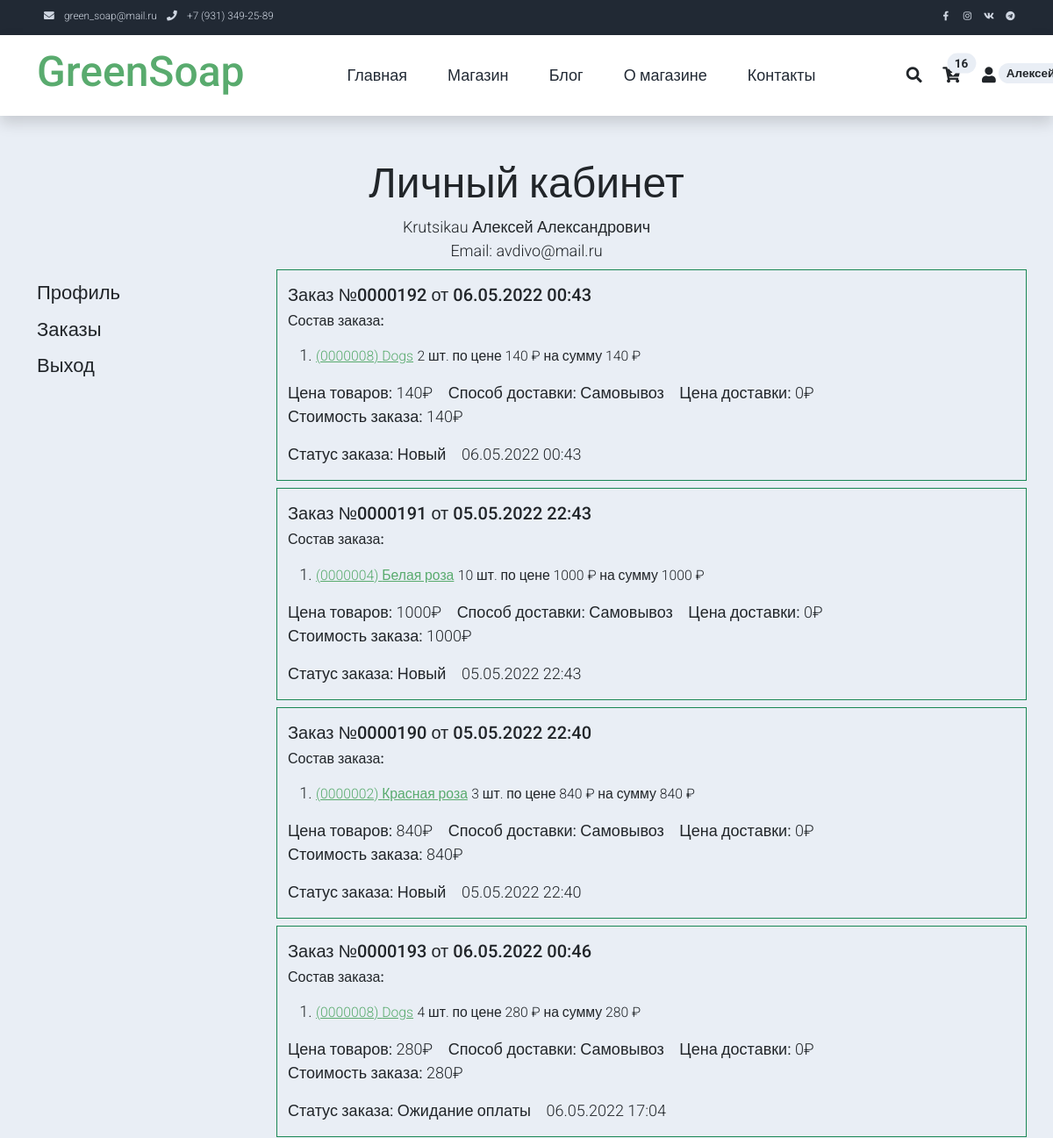
The page /accounts/profile/orders/ (signed in, upper part) on the database as committed earlier.
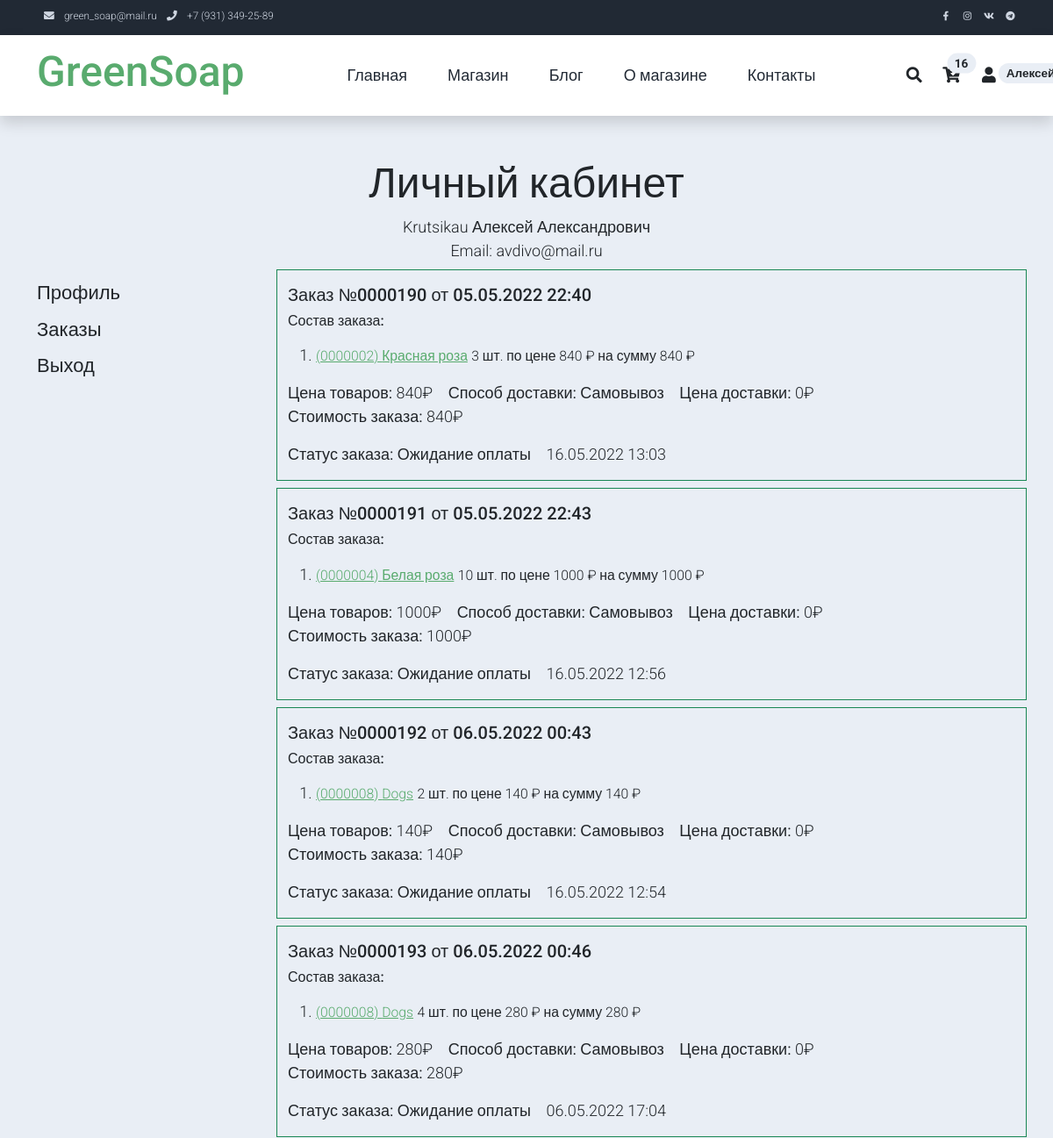
The same page on the database as committed later.
### order/models.py (models this page shows, shortened)
class Order(models.Model):
    number = models.CharField(max_length=8, blank=True, default=None, null=True, verbose_name=u'Номер заказа')  # Номер заказа
    price_delivery = models.IntegerField(default=0, blank=True, null=True,
                                         verbose_name=u'Цена доставки')  # Цена доставки
    price_individual = models.IntegerField(default=0, blank=True, null=True,
                                           verbose_name=u'Индивидуальная цена')  # Устанавливается продавцом и принимается за окончательную
    status = models.ForeignKey(StatusOrder, on_delete=models.PROTECT, default=1,
                               verbose_name=u'Статус')  # Связь с таблицей статусов
    delivery_method = models.ForeignKey(DeliveryMethod, on_delete=models.PROTECT, default=1,
                                        verbose_name=u'Метод доставки')  # Связь с таблицей методов доставки
    price_product = models.IntegerField(default=0,
                                        verbose_name=u'Цена товаров')  # Цена за товар, рассчитывается автоматически
    price_total = models.IntegerField(default=0,
                                      verbose_name=u'Итоговая цена')  # Итоговая цена заказа Цена товара + цена доставки
    description = models.TextField(blank=True, null=True, verbose_name=u'Комментарий')  # Комментарий
    created = models.DateTimeField(default=now,
                                   verbose_name=u'Дата создания')  # Давта создания заказа
    updated = models.DateTimeField(default=now,
                                   verbose_name=u'Дата изменения')  # Давта изменения заказа
    user = models.ForeignKey(settings.AUTH_USER_MODEL, on_delete=models.DO_NOTHING, blank=True, null=True, verbose_name=u'Заказчик')  # Ссылка на таблицу с User
    class Meta:
        verbose_name = 'Заказ'
        verbose_name_plural = 'Заказы'

class ProductInOrder(models.Model):
    product = models.ForeignKey(Product, blank=True, null=True, default=None,
                                on_delete=models.PROTECT)  # Связь с Товаром
    order = models.ForeignKey(Order, blank=True, null=True, default=None,
                              on_delete=models.CASCADE)  # Связь с Заказом
    quantity = models.IntegerField(default=1)  # Количество товара
    price_selling = models.IntegerField(default=0)  # Цена товара на момент покупки
    class Meta:
        verbose_name = 'Товар в заказе'
        verbose_name_plural = 'Товары в заказах'

class DeliveryMethod(models.Model):
    name = models.CharField(max_length=32, blank=True, null=True)  # Способ доставки
    def __str__(self):
        return self.name
    class Meta:
        verbose_name = 'Метод доставки'
        verbose_name_plural = 'Методы доставки'

class StatusOrder(models.Model):
    name = models.CharField(max_length=32, blank=True, null=True)  # Название статуса
    def __str__(self):
        return self.name
    class Meta:
        verbose_name = 'Статус заказа'
        verbose_name_plural = 'Статусы заказов'

### product/models.py (models this page shows, shortened)
class Product(models.Model):
    name = models.CharField(max_length=128, verbose_name=u'Название')  # Название товара
    category = models.ForeignKey(Category, on_delete=models.PROTECT,
                                 verbose_name=u'Категория')  # К какой категории относится товар
    alias = models.CharField(max_length=64, blank=False, unique=True, default='!!!', verbose_name=u'Псевдоним')  # Псевдоним поля
    holiday = models.ManyToManyField(Holiday, default='1', blank=False,
                                 verbose_name=u'Праздник')  # К какому празднику подходит товар
    description = models.TextField(blank=True, verbose_name=u'Описание')  # Описание товара
    price = models.IntegerField(default=0, verbose_name=u'Цена')  # Цена за единицу
    quantity = models.IntegerField(default=0, verbose_name=u'Остаток')  # Остаток на складе
    popular = models.IntegerField(default=0, verbose_name=u'Популярность')  # Популярность товара
    discount = models.IntegerField(default=0, verbose_name=u'Скидка')  # Скидка (сумма скидки, не %)
    active = models.BooleanField(default=True, verbose_name=u'Активен')  # Товар Активен
    article = models.CharField(max_length=8,
                               blank=True, default=None,
                               verbose_name=u'Артикль')  # Артикль (получается с применением префикса PRODUCT_PREFIX)
    class Meta:
        verbose_name = 'Товар'
        verbose_name_plural = 'Товары'

### shop/views.py (the view)
# urls.py: path('accounts/profile/', ProfilePage.as_view(), name="profile"),
class ProfilePage(TemplateView):
    template_name = "registration/profile.html"
    def dispatch(self, request, *args,  **kwargs):
        chapter = 'profile'
        if 'data' in kwargs:
            chapter = kwargs['data']
        if request.user.is_authenticated:
            if 'return' not in request.session:
                request.session['return'] = 'index'
            profile_data = Profile.objects.get(user=request.user)
            profile = profile_data.get_user_data()
            if chapter == 'profile':
                if request.method == 'POST':
                    profile = request.POST
                    profile_data.patronymic = request.POST.get("patronymic")
                    profile_data.phoneNumber = request.POST.get("phoneNumber")
                    profile_data.address = request.POST.get("address")
                    profile_data.save()
                    request.user.first_name = request.POST.get("first_name")
                    request.user.last_name = request.POST.get("last_name")
                    request.user.save()
                    ret = request.session['return'].split()
                    return redirect(*ret)  # Иначе туда, откуда пришли
            else:
                orders = Order.objects.filter(user=request.user).order_by('status', '-updated')
                for order in orders:
                    order.products = ProductInOrder.objects.filter(order=order)
                    offset = datetime.timedelta(hours=3)  # Исправляем время для правильного отображения
                    order.created += offset
                    order.created = order.created.strftime("%d.%m.%Y %H:%M")
                    order.updated += offset
                    order.updated = order.updated.strftime("%d.%m.%Y %H:%M")
                paginator = Paginator(orders, 10)
                page_number = request.GET.get('page')
                orders = paginator.get_page(page_number)
                print(orders.number)
        else:
            return redirect(reverse("login"))
        return render(request, self.template_name, locals())

### profile/models.py (called while the page is built)
    def get_user_data(self):
        return {
            'last_name': self.user.last_name,
            'first_name': self.user.first_name,
            'patronymic': self.patronymic,
            'email': self.user.email,
            'phoneNumber': self.phoneNumber,
            'address': self.address,
        }

### profile/templatetags/user_tags.py (called while the page is built)
@register.simple_tag(takes_context=True)
def basket_count(context):
    request = context['request']
    try:
        if request.user.is_authenticated:
            basket = Profile.objects.get(user=request.user).basket
        else:
            if 'basket' in request.session:
                basket = request.session['basket']
            else:
                return ''
        if not isinstance(basket, dict):
            basket = eval(basket)
    except:
        return ''
    q = sum(x for x in basket.values())
    return q if q else ''

### templates/registration/profile.html (shortened to what the changed rows need)
{% extends 'base.html' %}
{% load static %}
{% block content %}
<div class="container-fluid bg-light">
    <div class="container py-5">
        <div class="row">
            <div class="col-md-6 m-auto text-center">
                <h1 class="h1">Личный кабинет</h1>
                    {{ profile.last_name }} {{ profile.first_name }} {{ profile.patronymic }}<br>
            </div>
        </div>
        <div class="row">
            <div class="col-lg-9">
                {% if chapter == 'profile' %}
                <form action="{% url 'profile' %}" method="post">
                    {% csrf_token %}
                    <div class="row">
                        <div class="col-md-3 my-sm-4 m-auto">
                            <input type="text" name="last_name" value="{{ profile.last_name }}" class="form-control"
                                   placeholder="Фамилия" title="Фамилия">
                        </div>
                        <div class="col-md-3 my-sm-4 m-auto">
                           <input type="text" name="first_name" value="{{ profile.first_name }}" class="form-control"
                                  placeholder="Имя" title="Имя" maxlength="64">
                        </div>
                        <div class="col-md-3 my-sm-4 m-auto">
                            <input type="text" name="patronymic"  value="{{ profile.patronymic }}" class="form-control"
                                   placeholder="Отчество" title="Отчество" maxlength="64">
                        </div>
                    </div>
                    <div class="row">
                        <div class="col-md-3 m-auto">
                            <input type="text" name="phoneNumber" value="{{ profile.phoneNumber }}" class="form-control"
                                   placeholder="Телефон" title="Телефон" maxlength="16">
                        </div>
                        <div class="col-md-7 m-auto">
                            <input type="text" name="address" value="{{ profile.address }}" class="form-control"
                                   placeholder="Адрес доставки" title="Адрес доставки" maxlength="128">
                        </div>
                    </div>
                    <div class="row my-4 justify-content-end">
                        <div class="col-md-3 text-center">
                            <button type="submit" class="btn btn-success btn-lg" name="submit">Сохранить</button>
                        </div>
                    </div>
                </form>
                {% else %}
                {% for order in orders %}
                <div class="row border border-success mt-2">
                    <div class="col-md-12">
                        <p><h5>Заказ №{{ order.number }} от {{ order.created }}</h5>
                        <h6>Состав заказа:</h6></p>
                        <ol start="1">
                        {% for product in order.products %}
                            <li><a rel="sponsored" class="text-success"
                                   href="{% url 'shop-single' product.product.alias %}"><small>
                                    ({{ product.product.article }}) {{ product.product.name }}</small></a>
                                    <small>{{ product.quantity }} шт. по цене {{ product.price_selling }} &#x20bd;
                                    на сумму {{ order.price_total }} &#x20bd;</small></li>
                        {% endfor %}
                        </ol>
                        <b>Цена товаров: </b>{{ order.price_product }}&#x20bd;&nbsp;&nbsp;&nbsp;
                        <b>Способ доставки: </b>{{ order.delivery_method }}&nbsp;&nbsp;&nbsp;
                        <b>Цена доставки: </b>{{ order.price_delivery }}&#x20bd;&nbsp;&nbsp;&nbsp;
                        <p><b>Стоимость заказа: </b>{{ order.price_total }}&#x20bd;</p>
                        <p><b>Статус заказа: </b>{{ order.status }} &nbsp;&nbsp;&nbsp;{{ order.updated }}</p>
                    </div>
                </div>
                {% endfor %}
                {% endif %}
            </div>
        </div>
    </div>
</div>
{% endblock content %}

Rows that differ between the two databases and show on the page:
changed Order (number 1 of 4 on the later page): status "Новый" → "Ожидание оплаты"; updated "05.05.2022 22:40" → "16.05.2022 13:03"; moves up the list
changed Order (number 2 of 4 on the later page): status "Новый" → "Ожидание оплаты"; updated "05.05.2022 22:43" → "16.05.2022 12:56"; moves down the list
changed Order (number 3 of 4 on the later page): status "Новый" → "Ожидание оплаты"; updated "06.05.2022 00:43" → "16.05.2022 12:54"
